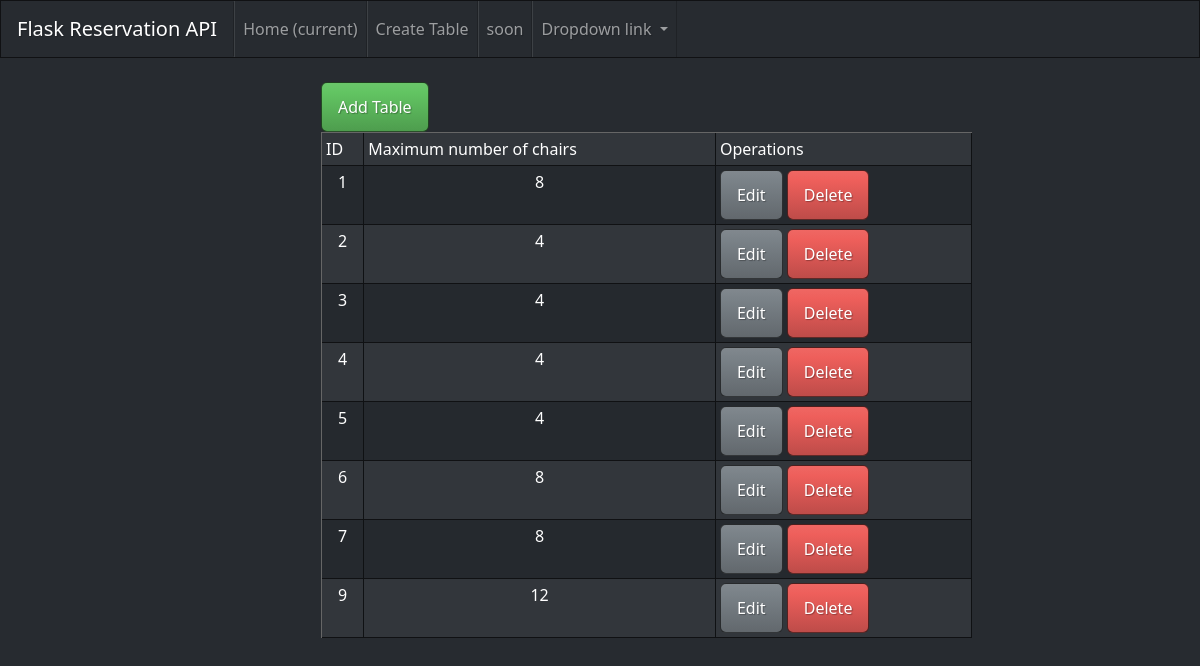
The page /Table on the database its author committed.
### tables this page shows
CREATE TABLE Mesas
                (
                ID_Mesa INTEGER PRIMARY KEY AUTOINCREMENT,
                capacidad_maxima INTEGER
                );

### app/routes/api.py (the view)
@api_scope.route('/Table')
def editNumberTables():
    data = controllerDB.readRowMesas()
    return render_template('TablaMesas.html',dates=data)

### app/controller/controllerDB.py (called while the page is built)
def readRowMesas():
    db_path = os.path.join("app", "database", "Restaurant.db")
    conn = sql.connect(db_path)
    cursor = conn.cursor()
    instruccion = f"SELECT * FROM Mesas "
    cursor.execute(instruccion)
    datos = cursor.fetchall()
    conn.commit()
    conn.close()
    return datos

### app/views/templates/TablaMesas.html
{% extends 'layout.html'%}
{% block body %}
<div class="col-md-7 offset-md-3">
    <a href="/MakeTable" method="POST" class = "btn btn-success btn-secondary">Add Table</a>
    <table class="table table-striped table-bordered bg-white table-sm">
        <thead>
            <tr>
                <td>ID</td>
                <td>Maximum number of chairs</td>
                <td>Operations</td>
            </tr>
        </thead>
        <tbody>
            {% for date in dates %}
            <tr>
                <td style="text-align: center;">{{ date.0 }}</td>
                <td style="text-align: center;">{{ date.1 }}</td>
                <td>
                    <a href="/editTable/{{ date.0 }}" class = "btn btn-secondary">Edit</a>
                    <a href="/deleteTable/{{ date.0 }}" method="DELETE" class = "btn btn-danger btn-delete">Delete</a>
                </td>
            </tr>
            {% endfor %}
        </tbody>
    </table>
</div>
{% endblock %}

### app/views/templates/layout.html (shortened to what this page needs)
<!DOCTYPE html>
<html lang="en">
<head>
    <link rel="stylesheet" href="../static/css/bootstrap.css">
</head>
<body>
    <nav class="navbar navbar-expand-lg navbar-dark bg-dark">
          <a class="navbar-brand" href="/">Flask Reservation API</a>
        <div class="collapse navbar-collapse" id="navbarNavDropdown">
          <ul class="navbar-nav">
            <li class="nav-item">
              <a class="nav-link" href="/">Home <span class="sr-only">(current)</span></a>
            </li>
            <li class="nav-item">
              <a class="nav-link" href="/Table">Create Table</a>
            </li>
            <li class="nav-item">
              <a class="nav-link" href="#">soon</a>
            </li>
            <li class="nav-item dropdown">
              <a class="nav-link dropdown-toggle" href="#" id="navbarDropdownMenuLink" role="button" data-toggle="dropdown" aria-haspopup="true" aria-expanded="false">
                Dropdown link
              </a>
            </li>
          </ul>
        </div>
      </nav>
    <div class="container pt-4">
        {% block body %}
        {% endblock %}
    </div>
</body>
</html>

### rows shown on the page
Mesas: ID_Mesa "1", capacidad_maxima "8"
Mesas: ID_Mesa "2", capacidad_maxima "4"
Mesas: ID_Mesa "3", capacidad_maxima "4"
Mesas: ID_Mesa "4", capacidad_maxima "4"
Mesas: ID_Mesa "5", capacidad_maxima "4"
Mesas: ID_Mesa "6", capacidad_maxima "8"
Mesas: ID_Mesa "7", capacidad_maxima "8"
Mesas: ID_Mesa "9", capacidad_maxima "12"
